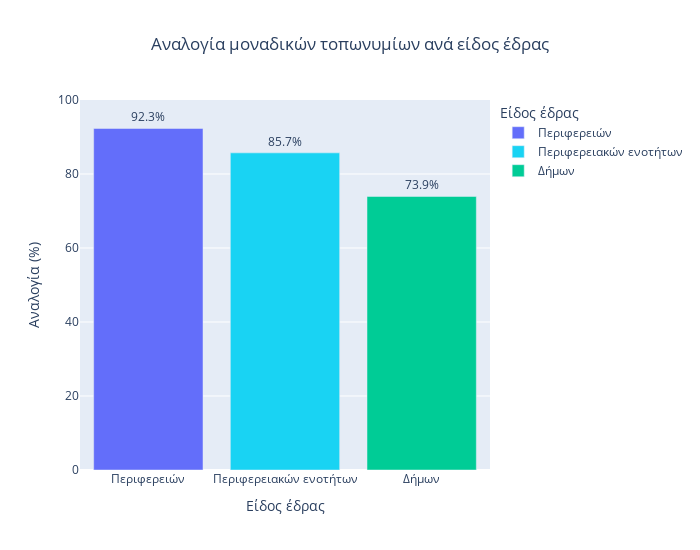

This figure's notebook cell:
### Markdown cell above
#### By edra type

### Code cell
# By edra type
# Build temporary dataframe
temp_df = pd.DataFrame({'Είδος έδρας': ['Περιφερειών', 'Περιφερειακών ενοτήτων', 'Δήμων'], 'Αναλογία (%)': proportions})
display(temp_df)

fig = px.bar(
    temp_df,
    x = 'Είδος έδρας',
    y = 'Αναλογία (%)',
    range_y = [0, 100],
    text = 'Αναλογία (%)',

    # Color
    color = 'Είδος έδρας',
    color_discrete_sequence = [px.colors.qualitative.Plotly[0], px.colors.qualitative.Plotly[5], px.colors.qualitative.Plotly[2]],

    # Format
    width= 700,
    height = 550,

    title = 'Αναλογία μοναδικών τοπωνυμίων ανά είδος έδρας',
)

# Center title
fig.update_layout(title_x = 0.5)

# Add labels
fig.update_traces(texttemplate='%{text:.3s}%', textposition='outside')

fig.show()

# Save image
fig.write_image("imgs/Ελληνικά/Αναλογία μοναδικών τοπωνυμίων - Έδρες περιφερειών vs Έδρες περιφερειακών ενοτήτων vs Έδρες δήμων.png")

### Figure 1 — Plotly figure (JSON) as saved in the notebook; plotly's stock layout.template omitted (floating-point values rounded to 4 significant figures)
{"data": [{"alignmentgroup": "True", "hovertemplate": "Είδος έδρας=%{x}<br>Αναλογία (%)=%{text}<extra></extra>", "legendgroup": "Περιφερειών", "marker": {"color": "#636EFA", "pattern": {"shape": ""}}, "name": "Περιφερειών", "offsetgroup": "Περιφερειών", "orientation": "v", "showlegend": true, "text": [92.31], "textposition": "outside", "texttemplate": "%{text:.3s}%", "type": "bar", "x": ["Περιφερειών"], "xaxis": "x", "y": [92.31], "yaxis": "y"}, {"alignmentgroup": "True", "hovertemplate": "Είδος έδρας=%{x}<br>Αναλογία (%)=%{text}<extra></extra>", "legendgroup": "Περιφερειακών ενοτήτων", "marker": {"color": "#19D3F3", "pattern": {"shape": ""}}, "name": "Περιφερειακών ενοτήτων", "offsetgroup": "Περιφερειακών ενοτήτων", "orientation": "v", "showlegend": true, "text": [85.71], "textposition": "outside", "texttemplate": "%{text:.3s}%", "type": "bar", "x": ["Περιφερειακών ενοτήτων"], "xaxis": "x", "y": [85.71], "yaxis": "y"}, {"alignmentgroup": "True", "hovertemplate": "Είδος έδρας=%{x}<br>Αναλογία (%)=%{text}<extra></extra>", "legendgroup": "Δήμων", "marker": {"color": "#00CC96", "pattern": {"shape": ""}}, "name": "Δήμων", "offsetgroup": "Δήμων", "orientation": "v", "showlegend": true, "text": [73.93], "textposition": "outside", "texttemplate": "%{text:.3s}%", "type": "bar", "x": ["Δήμων"], "xaxis": "x", "y": [73.93], "yaxis": "y"}], "layout": {"barmode": "relative", "height": 550, "legend": {"title": {"text": "Είδος έδρας"}, "tracegroupgap": 0}, "title": {"text": "Αναλογία μοναδικών τοπωνυμίων ανά είδος έδρας", "x": 0.5}, "width": 700, "xaxis": {"anchor": "y", "categoryarray": ["Περιφερειών", "Περιφερειακών ενοτήτων", "Δήμων"], "categoryorder": "array", "domain": [0, 1], "title": {"text": "Είδος έδρας"}}, "yaxis": {"anchor": "x", "domain": [0, 1], "range": [0, 100], "title": {"text": "Αναλογία (%)"}}}}
